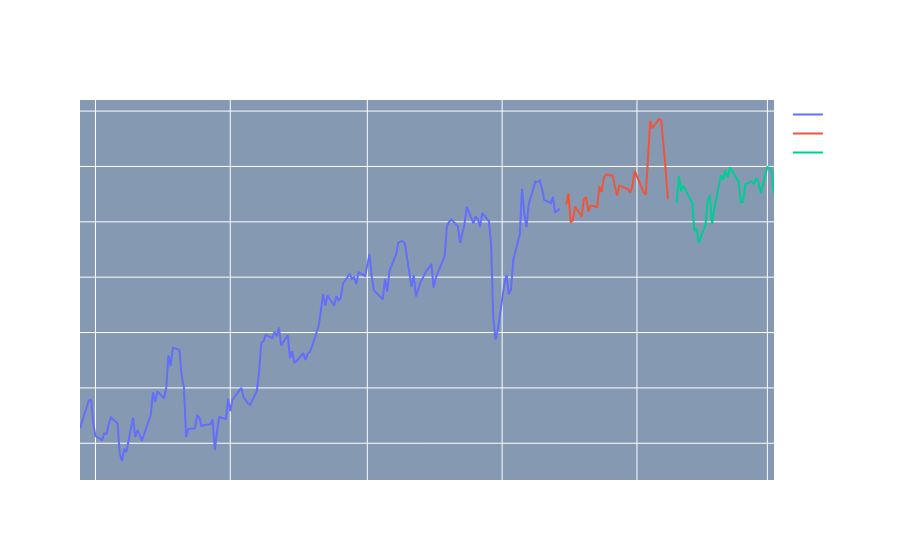

The cell this chart's notebook holds for it:
### Code cell
df = df.iloc[33:] # Because of moving averages and MACD line
df = df[:-1]      # Because of shifting close price

df.index = range(len(df))

test_size  = 0.15
valid_size = 0.15

test_split_idx  = int(df.shape[0] * (1-test_size))
valid_split_idx = int(df.shape[0] * (1-(valid_size+test_size)))

train_df  = df.loc[:valid_split_idx].copy()
valid_df  = df.loc[valid_split_idx+1:test_split_idx].copy()
test_df   = df.loc[test_split_idx+1:].copy()

fig = go.Figure()
fig.add_trace(go.Scatter(x=train_df.date, y=train_df.close, name='Training'))
fig.add_trace(go.Scatter(x=valid_df.date, y=valid_df.close, name='Validation'))
fig.add_trace(go.Scatter(x=test_df.date,  y=test_df.close,  name='Test'))
fig.show()
